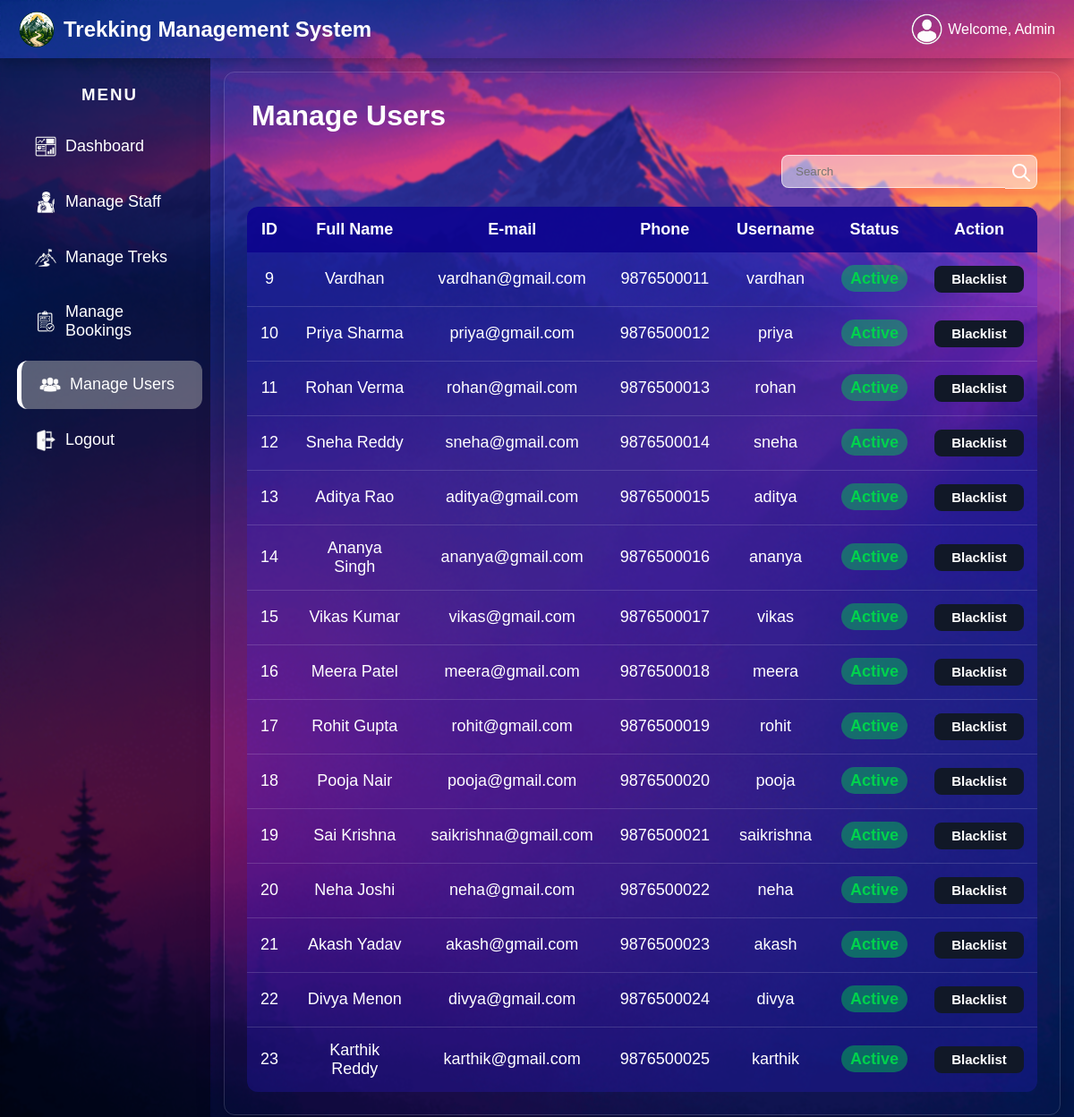
Page /manage_users (signed in) on the committed database.
### tables this page shows
CREATE TABLE users (
            id INTEGER PRIMARY KEY AUTOINCREMENT,
            role TEXT NOT NULL,
            fullname TEXT NOT NULL,
            address TEXT NOT NULL,
            gender TEXT NOT NULL,
            email TEXT NOT NULL UNIQUE,
            phone TEXT NOT NULL,
            username TEXT NOT NULL UNIQUE,
            password TEXT NOT NULL,
            status TEXT DEFAULT 'active'
        );

### app.py (the view, shortened to what this page needs)
@app.route("/manage_users", methods =["GET","POST"])
def manage_users():
    if "admin" not in session:
        return redirect("/")
    search = request.args.get('search','').strip()
    conn = sqlite3.connect("trek.db")
    cursor = conn.cursor()
    if search:
        cursor.execute("""
            SELECT id, fullname, email, phone, username, status
            FROM users
            WHERE role = 'User'
            AND( id LIKE ?
                OR fullname LIKE ?
                OR email LIKE ?
                OR phone LIKE ?
                OR username LIKE ?
                OR status LIKE ?)
                ORDER BY id""",
            (f"%{search}%",f"%{search}%",f"%{search}%",f"%{search}%",f"%{search}%",f"%{search}%")
        )
    else:
        cursor.execute("""
            SELECT id, fullname, email, phone, username, status
            FROM users
            WHERE role = "User"
            ORDER BY id """
        )
    users = cursor.fetchall()
    conn.close()
    return render_template("manage_users.html",page="users",users=users, search=search)

### templates/manage_users.html (shortened to what this page needs)
{% extends "base_admin.html" %}
{% block content %}
<div class="glass-card">
    <h1>Manage Users</h1>
    <div class="top-bar1">
        <form method="GET" class="search-form">
            <input type="text" name="search" placeholder="Search" value="{{request.args.get('search','')}}">
            <button type="submit"><img src="/static/images/search icon.png" alt="search icon"></button>
        </form>
    </div>
    <div class="table-wrapper">
        <table>
            <tr>
                <th>ID</th>
                <th>Full Name</th>
                <th>E-mail</th>
                <th>Phone</th>
                <th>Username</th>
                <th>Status</th>
                <th>Action</th>
            </tr>
            {% for user in users %}
            <tr>
                <td>{{user[0]}}</td>
                <td>{{user[1]}}</td>
                <td>{{user[2]}}</td>
                <td>{{user[3]}}</td>
                <td>{{user[4]}}</td>
                <td>
                    {% if user[5] == "active" %}
                    <span class="status active">Active</span>
                    {% elif user[5] == "blacklisted" %}
                    <span class="status blacklisted">Blacklisted</span>
                    {% endif %}
                </td>
                <td>
                    <form method="POST">
                        {% if user[5] == "active" %}
                        <button class="blacklist" name="action" value="blacklisted">Blacklist</button>
                        {% else %}
                        <button class="active-btn" name="action" value="active">Activate</button>
                        {% endif %}
                    </form>
                </td>
            </tr>
            {% endfor %}
        </table>
    </div>
</div>
{% endblock %}

### static/css/admin_dash_style.css (style rules this page uses)
* { box-sizing: border-box ; font-family: Arial, Helvetica, sans-serif; }
body { margin:0; padding:0; background-image:url("/static/images/background1.png"); background-size:cover; background-position:center; background-repeat:no-repeat; background-attachment:fixed; }
.content h1 { margin: 5px; color: white; }
.glass-card { height: calc(100vh - 95px); width: 100%; display: flex; flex-direction: column; background: transparent; border-radius:12px; padding:25px; border:1px solid rgba(255,255,255,.15); box-shadow:0 10px 30px rgba(0,0,0,.25); overflow-y: auto; }
.top-bar1 { display: flex; justify-content: flex-end; margin:20px 0; }
.search-form { display: flex; justify-content: flex-end; align-items: center; }
.search-form input { width: 250px; padding: 10px 15px; background-color: rgba(255, 255, 255, 0.5); border: 1px solid rgba(255, 255, 255, 0.6); border-right: 0px; border-radius: 8px; border-top-right-radius: 0; border-bottom-right-radius: 0; }
.search-form button { padding: 5px 5px 0px; width: 36px; height: 37.5px; border: 1px solid rgba(255, 255, 255, 0.6); border-left: 0px; border-top-left-radius: 0; border-bottom-left-radius: 0; background-color: rgba(255, 255, 255, 0.5); color: white; cursor: pointer; }
.search-form img { height: 20px; width: 20px; }
.table-wrapper { height: auto; overflow-y: auto; border-radius:12px; }
.content table { width:100%; margin-top:0px; border-collapse:collapse; overflow:hidden; border-radius:12px; background:rgba(49, 35, 247, 0.225); color:white; font-size: 18px; }
.content th { padding:15px; background:rgba(11, 2, 141, 0.826); font-size:18px; text-align:center; }
.content td { padding:15px; text-align:center; border-bottom:1px solid rgba(255,255,255,.15); }
.status { padding:5px 10px; font-size: 18px; border-radius:30px; font-weight: bolder; }
.active { color:#00d24d; background: #00d24d6f; }
button { width: 100px; height: 30px; border:none; border-radius:8px; color:white; font-size:15px; font-weight:bold; cursor:pointer; }
.blacklist { background:#111827; }

### rows in the picture
users: id "9", fullname "Vardhan", email "vardhan@gmail.com", phone "9876500011", username "vardhan", status "Active"
users: id "10", fullname "Priya Sharma", email "priya@gmail.com", phone "9876500012", username "priya", status "Active"
users: id "11", fullname "Rohan Verma", email "rohan@gmail.com", phone "9876500013", username "rohan", status "Active"
users: id "12", fullname "Sneha Reddy", email "sneha@gmail.com", phone "9876500014", username "sneha", status "Active"
users: id "13", fullname "Aditya Rao", email "aditya@gmail.com", phone "9876500015", username "aditya", status "Active"
users: id "14", fullname "Ananya Singh", email "ananya@gmail.com", phone "9876500016", username "ananya", status "Active"
users: id "15", fullname "Vikas Kumar", email "vikas@gmail.com", phone "9876500017", username "vikas", status "Active"
users: id "16", fullname "Meera Patel", email "meera@gmail.com", phone "9876500018", username "meera", status "Active"
users: id "17", fullname "Rohit Gupta", email "rohit@gmail.com", phone "9876500019", username "rohit", status "Active"
users: id "18", fullname "Pooja Nair", email "pooja@gmail.com", phone "9876500020", username "pooja", status "Active"
users: id "19", fullname "Sai Krishna", email "saikrishna@gmail.com", phone "9876500021", username "saikrishna", status "Active"
users: id "20", fullname "Neha Joshi", email "neha@gmail.com", phone "9876500022", username "neha", status "Active"
users: id "21", fullname "Akash Yadav", email "akash@gmail.com", phone "9876500023", username "akash", status "Active"
users: id "22", fullname "Divya Menon", email "divya@gmail.com", phone "9876500024", username "divya", status "Active"
users: id "23", fullname "Karthik Reddy", email "karthik@gmail.com", phone "9876500025", username "karthik", status "Active"
